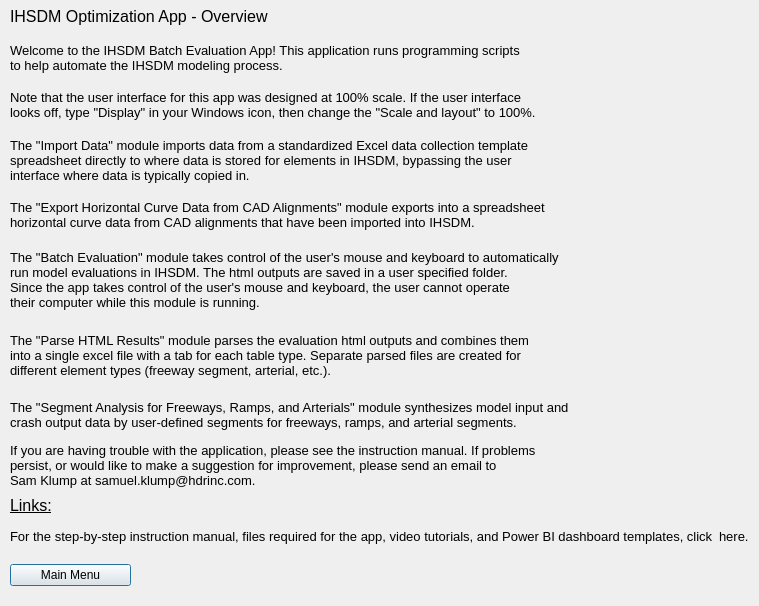
<?xml version="1.0" encoding="UTF-8"?>
<ui version="4.0">
 <class>Dialog</class>
 <widget class="QDialog" name="Dialog">
  <property name="geometry">
   <rect>
    <x>0</x>
    <y>0</y>
    <width>759</width>
    <height>606</height>
   </rect>
  </property>
  <property name="sizePolicy">
   <sizepolicy hsizetype="Fixed" vsizetype="Fixed">
    <horstretch>0</horstretch>
    <verstretch>0</verstretch>
   </sizepolicy>
  </property>
  <property name="windowTitle">
   <string>Dialog</string>
  </property>
  <widget class="QWidget" name="horizontalLayoutWidget">
   <property name="geometry">
    <rect>
     <x>10</x>
     <y>550</y>
     <width>121</width>
     <height>51</height>
    </rect>
   </property>
   <layout class="QHBoxLayout" name="horizontalLayout_2">
    <item>
     <widget class="QPushButton" name="mainmenu">
      <property name="font">
       <font>
        <pointsize>9</pointsize>
       </font>
      </property>
      <property name="text">
       <string>Main Menu</string>
      </property>
     </widget>
    </item>
   </layout>
  </widget>
  <widget class="QWidget" name="horizontalLayoutWidget_2">
   <property name="geometry">
    <rect>
     <x>10</x>
     <y>0</y>
     <width>571</width>
     <height>81</height>
    </rect>
   </property>
   <layout class="QHBoxLayout" name="horizontalLayout_3">
    <item>
     <widget class="QLabel" name="label_4">
      <property name="font">
       <font>
        <pointsize>12</pointsize>
       </font>
      </property>
      <property name="text">
       <string>&lt;html&gt;&lt;head/&gt;&lt;body&gt;&lt;p&gt;IHSDM Optimization App - Overview&lt;br/&gt;&lt;br/&gt;&lt;span style=&quot; font-size:10pt;&quot;&gt;Welcome to the IHSDM Batch Evaluation App! This application runs programming scripts&lt;br/&gt;to help automate the IHSDM modeling process.&lt;/span&gt;&lt;/p&gt;&lt;/body&gt;&lt;/html&gt;</string>
      </property>
     </widget>
    </item>
   </layout>
  </widget>
  <widget class="QWidget" name="horizontalLayoutWidget_4">
   <property name="geometry">
    <rect>
     <x>10</x>
     <y>130</y>
     <width>571</width>
     <height>61</height>
    </rect>
   </property>
   <layout class="QHBoxLayout" name="horizontalLayout_5">
    <item>
     <widget class="QLabel" name="label_6">
      <property name="font">
       <font>
        <pointsize>12</pointsize>
       </font>
      </property>
      <property name="text">
       <string>&lt;html&gt;&lt;head/&gt;&lt;body&gt;&lt;p&gt;&lt;span style=&quot; font-size:10pt;&quot;&gt;The &amp;quot;Import Data&amp;quot; module imports data from a standardized Excel data collection template&lt;br/&gt;spreadsheet directly to where data is stored for elements in IHSDM, bypassing the user &lt;br/&gt;interface where data is typically copied in.&lt;/span&gt;&lt;/p&gt;&lt;/body&gt;&lt;/html&gt;</string>
      </property>
     </widget>
    </item>
   </layout>
  </widget>
  <widget class="QWidget" name="horizontalLayoutWidget_5">
   <property name="geometry">
    <rect>
     <x>10</x>
     <y>440</y>
     <width>571</width>
     <height>51</height>
    </rect>
   </property>
   <layout class="QHBoxLayout" name="horizontalLayout_6">
    <item>
     <widget class="QLabel" name="label_7">
      <property name="font">
       <font>
        <pointsize>12</pointsize>
       </font>
      </property>
      <property name="text">
       <string>&lt;html&gt;&lt;head/&gt;&lt;body&gt;&lt;p&gt;&lt;span style=&quot; font-size:10pt;&quot;&gt;If you are having trouble with the application, please see the instruction manual. If problems &lt;br/&gt;persist, or would like to make a suggestion for improvement, please send an email to &lt;br/&gt;Sam Klump at samuel.klump@hdrinc.com.&lt;/span&gt;&lt;/p&gt;&lt;/body&gt;&lt;/html&gt;</string>
      </property>
     </widget>
    </item>
   </layout>
  </widget>
  <widget class="QWidget" name="horizontalLayoutWidget_6">
   <property name="geometry">
    <rect>
     <x>10</x>
     <y>240</y>
     <width>571</width>
     <height>81</height>
    </rect>
   </property>
   <layout class="QHBoxLayout" name="horizontalLayout_7">
    <item>
     <widget class="QLabel" name="label_8">
      <property name="font">
       <font>
        <pointsize>12</pointsize>
       </font>
      </property>
      <property name="text">
       <string>&lt;html&gt;&lt;head/&gt;&lt;body&gt;&lt;p&gt;&lt;span style=&quot; font-size:10pt;&quot;&gt;The &amp;quot;Batch Evaluation&amp;quot; module takes control of the user's mouse and keyboard to automatically&lt;br/&gt;run model evaluations in IHSDM. The html outputs are saved in a user specified folder.&lt;br/&gt;Since the app takes control of the user's mouse and keyboard, the user cannot operate &lt;br/&gt;their computer while this module is running.&lt;/span&gt;&lt;/p&gt;&lt;/body&gt;&lt;/html&gt;</string>
      </property>
     </widget>
    </item>
   </layout>
  </widget>
  <widget class="QWidget" name="horizontalLayoutWidget_7">
   <property name="geometry">
    <rect>
     <x>10</x>
     <y>320</y>
     <width>571</width>
     <height>71</height>
    </rect>
   </property>
   <layout class="QHBoxLayout" name="horizontalLayout_8">
    <item>
     <widget class="QLabel" name="label_9">
      <property name="font">
       <font>
        <pointsize>12</pointsize>
       </font>
      </property>
      <property name="text">
       <string>&lt;html&gt;&lt;head/&gt;&lt;body&gt;&lt;p&gt;&lt;span style=&quot; font-size:10pt;&quot;&gt;The &amp;quot;Parse HTML Results&amp;quot; module parses the evaluation html outputs and combines them&lt;br/&gt;into a single excel file with a tab for each table type. Separate parsed files are created for&lt;br/&gt;different element types (freeway segment, arterial, etc.).&lt;/span&gt;&lt;/p&gt;&lt;/body&gt;&lt;/html&gt;</string>
      </property>
     </widget>
    </item>
   </layout>
  </widget>
  <widget class="QWidget" name="horizontalLayoutWidget_8">
   <property name="geometry">
    <rect>
     <x>10</x>
     <y>490</y>
     <width>571</width>
     <height>31</height>
    </rect>
   </property>
   <layout class="QHBoxLayout" name="horizontalLayout_9">
    <item>
     <widget class="QLabel" name="label_10">
      <property name="font">
       <font>
        <pointsize>12</pointsize>
       </font>
      </property>
      <property name="text">
       <string>&lt;html&gt;&lt;head/&gt;&lt;body&gt;&lt;p&gt;&lt;span style=&quot; text-decoration: underline;&quot;&gt;Links:&lt;/span&gt;&lt;/p&gt;&lt;/body&gt;&lt;/html&gt;</string>
      </property>
     </widget>
    </item>
   </layout>
  </widget>
  <widget class="QWidget" name="horizontalLayoutWidget_10">
   <property name="geometry">
    <rect>
     <x>10</x>
     <y>520</y>
     <width>741</width>
     <height>34</height>
    </rect>
   </property>
   <layout class="QHBoxLayout" name="horizontalLayout_11">
    <item>
     <widget class="QLabel" name="label_13">
      <property name="font">
       <font>
        <pointsize>12</pointsize>
       </font>
      </property>
      <property name="text">
       <string>&lt;html&gt;&lt;head/&gt;&lt;body&gt;&lt;p&gt;&lt;span style=&quot; font-size:10pt;&quot;&gt;For the step-by-step instruction manual, files required for the app, video tutorials, and Power BI dashboard templates, click&lt;/span&gt;&lt;/p&gt;&lt;/body&gt;&lt;/html&gt;</string>
      </property>
     </widget>
    </item>
    <item>
     <widget class="QLabel" name="label">
      <property name="text">
       <string>&lt;html&gt;&lt;head/&gt;&lt;body&gt;&lt;p&gt;&lt;span style=&quot; font-size:10pt;&quot;&gt;here.&lt;/span&gt;&lt;/p&gt;&lt;/body&gt;&lt;/html&gt;</string>
      </property>
     </widget>
    </item>
   </layout>
  </widget>
  <widget class="QWidget" name="horizontalLayoutWidget_12">
   <property name="geometry">
    <rect>
     <x>10</x>
     <y>80</y>
     <width>571</width>
     <height>51</height>
    </rect>
   </property>
   <layout class="QHBoxLayout" name="horizontalLayout_13">
    <item>
     <widget class="QLabel" name="label_14">
      <property name="font">
       <font>
        <pointsize>12</pointsize>
       </font>
      </property>
      <property name="text">
       <string>&lt;html&gt;&lt;head/&gt;&lt;body&gt;&lt;p&gt;&lt;span style=&quot; font-size:10pt;&quot;&gt;Note that the user interface for this app was designed at 100% scale. If the user interface&lt;br/&gt;looks off, type &amp;quot;Display&amp;quot; in your Windows icon, then change the &amp;quot;Scale and layout&amp;quot; to 100%.&lt;/span&gt;&lt;/p&gt;&lt;/body&gt;&lt;/html&gt;</string>
      </property>
     </widget>
    </item>
   </layout>
  </widget>
  <widget class="QWidget" name="horizontalLayoutWidget_13">
   <property name="geometry">
    <rect>
     <x>10</x>
     <y>390</y>
     <width>571</width>
     <height>51</height>
    </rect>
   </property>
   <layout class="QHBoxLayout" name="horizontalLayout_14">
    <item>
     <widget class="QLabel" name="label_15">
      <property name="font">
       <font>
        <pointsize>12</pointsize>
       </font>
      </property>
      <property name="text">
       <string>&lt;html&gt;&lt;head/&gt;&lt;body&gt;&lt;p&gt;&lt;span style=&quot; font-size:10pt;&quot;&gt;The &amp;quot;Segment Analysis for Freeways, Ramps, and Arterials&amp;quot; module synthesizes model input and &lt;br/&gt;crash output data by user-defined segments for freeways, ramps, and arterial segments.&lt;/span&gt;&lt;/p&gt;&lt;/body&gt;&lt;/html&gt;</string>
      </property>
     </widget>
    </item>
   </layout>
  </widget>
  <widget class="QWidget" name="horizontalLayoutWidget_9">
   <property name="geometry">
    <rect>
     <x>10</x>
     <y>190</y>
     <width>571</width>
     <height>51</height>
    </rect>
   </property>
   <layout class="QHBoxLayout" name="horizontalLayout_10">
    <item>
     <widget class="QLabel" name="label_11">
      <property name="font">
       <font>
        <pointsize>12</pointsize>
       </font>
      </property>
      <property name="text">
       <string>&lt;html&gt;&lt;head/&gt;&lt;body&gt;&lt;p&gt;&lt;span style=&quot; font-size:10pt;&quot;&gt;The &amp;quot;Export Horizontal Curve Data from CAD Alignments&amp;quot; module exports into a spreadsheet &lt;br/&gt;horizontal curve data from CAD alignments that have been imported into IHSDM.&lt;/span&gt;&lt;/p&gt;&lt;/body&gt;&lt;/html&gt;</string>
      </property>
     </widget>
    </item>
   </layout>
  </widget>
 </widget>
 <resources/>
 <connections/>
</ui>
